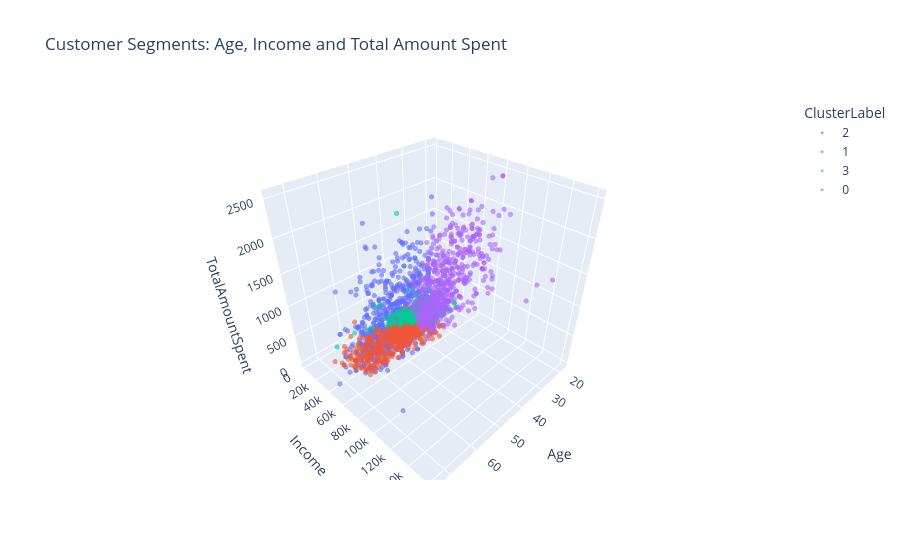

This figure's notebook cell:
### Code cell
fig = px.scatter_3d(clustered3, x='Age', y='Income', z='TotalAmountSpent',
                    color=clustered3['ClusterLabel'].astype(str),
                    opacity=0.6, title='Customer Segments: Age, Income and Total Amount Spent',
                    labels={'color': 'ClusterLabel'})
fig.update_traces(marker=dict(size=3))
fig.show()

fig, axes = plt.subplots(1, 2, figsize=(15, 5))
sns.scatterplot(data=clustered3, x='Income', y='TotalAmountSpent', hue='ClusterLabel',
                palette='Set1', alpha=0.7, ax=axes[0])
axes[0].set_title('Income vs Total Amount Spent')
sns.scatterplot(data=clustered3, x='Age', y='TotalAmountSpent', hue='ClusterLabel',
                palette='Set1', alpha=0.7, ax=axes[1])
axes[1].set_title('Age vs Total Amount Spent')
plt.show()

### Figure 1 — Plotly figure (JSON) as saved in the notebook; plotly's stock layout.template omitted (floating-point values rounded to 4 significant figures; data arrays with more than 128 entries replaced by an {"elided": "..."} marker saying what was removed)
{"data": [{"hovertemplate": "ClusterLabel=2<br>Age=%{x}<br>Income=%{y}<br>TotalAmountSpent=%{z}<extra></extra>", "legendgroup": "2", "marker": {"color": "#636efa", "opacity": 0.6, "size": 3, "symbol": "circle"}, "mode": "markers", "name": "2", "scene": "scene", "showlegend": true, "type": "scatter3d", "x": {"elided": "751 int values"}, "y": {"elided": "751 float values"}, "z": {"elided": "751 int values"}}, {"hovertemplate": "ClusterLabel=1<br>Age=%{x}<br>Income=%{y}<br>TotalAmountSpent=%{z}<extra></extra>", "legendgroup": "1", "marker": {"color": "#EF553B", "opacity": 0.6, "size": 3, "symbol": "circle"}, "mode": "markers", "name": "1", "scene": "scene", "showlegend": true, "type": "scatter3d", "x": {"elided": "609 int values"}, "y": {"elided": "609 float values"}, "z": {"elided": "609 int values"}}, {"hovertemplate": "ClusterLabel=3<br>Age=%{x}<br>Income=%{y}<br>TotalAmountSpent=%{z}<extra></extra>", "legendgroup": "3", "marker": {"color": "#00cc96", "opacity": 0.6, "size": 3, "symbol": "circle"}, "mode": "markers", "name": "3", "scene": "scene", "showlegend": true, "type": "scatter3d", "x": {"elided": "320 int values"}, "y": {"elided": "320 float values"}, "z": {"elided": "320 int values"}}, {"hovertemplate": "ClusterLabel=0<br>Age=%{x}<br>Income=%{y}<br>TotalAmountSpent=%{z}<extra></extra>", "legendgroup": "0", "marker": {"color": "#ab63fa", "opacity": 0.6, "size": 3, "symbol": "circle"}, "mode": "markers", "name": "0", "scene": "scene", "showlegend": true, "type": "scatter3d", "x": {"elided": "552 int values"}, "y": {"elided": "552 float values"}, "z": {"elided": "552 int values"}}], "layout": {"legend": {"title": {"text": "ClusterLabel"}, "tracegroupgap": 0}, "scene": {"domain": {"x": [0.0, 1.0], "y": [0.0, 1.0]}, "xaxis": {"title": {"text": "Age"}}, "yaxis": {"title": {"text": "Income"}}, "zaxis": {"title": {"text": "TotalAmountSpent"}}}, "title": {"text": "Customer Segments: Age, Income and Total Amount Spent"}}}
